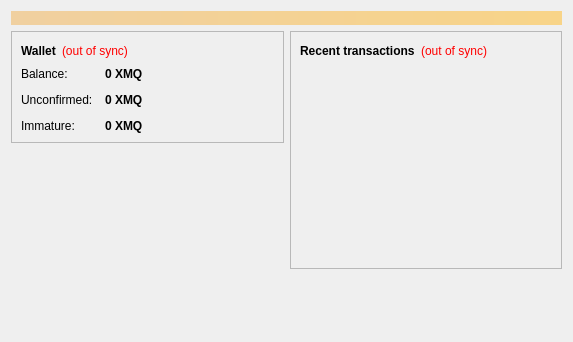
<?xml version="1.0" encoding="UTF-8"?>
<ui version="4.0">
 <class>OverviewPage</class>
 <widget class="QWidget" name="OverviewPage">
  <property name="geometry">
   <rect>
    <x>0</x>
    <y>0</y>
    <width>573</width>
    <height>342</height>
   </rect>
  </property>
  <property name="windowTitle">
   <string>Form</string>
  </property>
  <layout class="QVBoxLayout" name="topLayout">
   <item>
    <widget class="QLabel" name="labelAlerts">
     <property name="visible">
      <bool>false</bool>
     </property>
     <property name="styleSheet">
      <string notr="true">background-color: qlineargradient(x1: 0, y1: 0, x2: 1, y2: 0, stop:0 #F0D0A0, stop:1 #F8D488); color:#000000;</string>
     </property>
     <property name="wordWrap">
      <bool>true</bool>
     </property>
     <property name="margin">
      <number>3</number>
     </property>
    </widget>
   </item>
   <item>
    <layout class="QHBoxLayout" name="horizontalLayout" stretch="1,1">
     <item>
      <layout class="QVBoxLayout" name="verticalLayout_2">
       <item>
        <widget class="QFrame" name="frame">
         <property name="frameShape">
          <enum>QFrame::StyledPanel</enum>
         </property>
         <property name="frameShadow">
          <enum>QFrame::Raised</enum>
         </property>
         <layout class="QVBoxLayout" name="verticalLayout_4">
          <item>
           <layout class="QHBoxLayout" name="horizontalLayout_4">
            <item>
             <widget class="QLabel" name="label_5">
              <property name="font">
               <font>
                <weight>75</weight>
                <bold>true</bold>
               </font>
              </property>
              <property name="text">
               <string>Wallet</string>
              </property>
             </widget>
            </item>
            <item>
             <widget class="QLabel" name="labelWalletStatus">
              <property name="toolTip">
               <string>The displayed information may be out of date. Your wallet automatically synchronizes with the Marketcoin network after a connection is established, but this process has not completed yet.</string>
              </property>
              <property name="styleSheet">
               <string notr="true">QLabel { color: red; }</string>
              </property>
              <property name="text">
               <string notr="true">(out of sync)</string>
              </property>
              <property name="alignment">
               <set>Qt::AlignLeading|Qt::AlignLeft|Qt::AlignVCenter</set>
              </property>
             </widget>
            </item>
            <item>
             <spacer name="horizontalSpacer_2">
              <property name="orientation">
               <enum>Qt::Horizontal</enum>
              </property>
              <property name="sizeHint" stdset="0">
               <size>
                <width>40</width>
                <height>20</height>
               </size>
              </property>
             </spacer>
            </item>
           </layout>
          </item>
          <item>
           <layout class="QFormLayout" name="formLayout_2">
            <property name="fieldGrowthPolicy">
             <enum>QFormLayout::AllNonFixedFieldsGrow</enum>
            </property>
            <property name="horizontalSpacing">
             <number>12</number>
            </property>
            <property name="verticalSpacing">
             <number>12</number>
            </property>
            <item row="0" column="0">
             <widget class="QLabel" name="label">
              <property name="text">
               <string>Balance:</string>
              </property>
             </widget>
            </item>
            <item row="0" column="1">
             <widget class="QLabel" name="labelBalance">
              <property name="font">
               <font>
                <weight>75</weight>
                <bold>true</bold>
               </font>
              </property>
              <property name="cursor">
               <cursorShape>IBeamCursor</cursorShape>
              </property>
              <property name="toolTip">
               <string>Your current balance</string>
              </property>
              <property name="text">
               <string notr="true">0 XMQ</string>
              </property>
              <property name="textInteractionFlags">
               <set>Qt::LinksAccessibleByMouse|Qt::TextSelectableByKeyboard|Qt::TextSelectableByMouse</set>
              </property>
             </widget>
            </item>
            <item row="1" column="0">
             <widget class="QLabel" name="label_3">
              <property name="text">
               <string>Unconfirmed:</string>
              </property>
             </widget>
            </item>
            <item row="1" column="1">
             <widget class="QLabel" name="labelUnconfirmed">
              <property name="font">
               <font>
                <weight>75</weight>
                <bold>true</bold>
               </font>
              </property>
              <property name="cursor">
               <cursorShape>IBeamCursor</cursorShape>
              </property>
              <property name="toolTip">
               <string>Total of transactions that have yet to be confirmed, and do not yet count toward the current balance</string>
              </property>
              <property name="text">
               <string notr="true">0 XMQ</string>
              </property>
              <property name="textInteractionFlags">
               <set>Qt::LinksAccessibleByMouse|Qt::TextSelectableByKeyboard|Qt::TextSelectableByMouse</set>
              </property>
             </widget>
            </item>
            <item row="2" column="0">
             <widget class="QLabel" name="labelImmatureText">
              <property name="text">
               <string>Immature:</string>
              </property>
             </widget>
            </item>
            <item row="2" column="1">
             <widget class="QLabel" name="labelImmature">
              <property name="font">
               <font>
                <weight>75</weight>
                <bold>true</bold>
               </font>
              </property>
              <property name="toolTip">
               <string>Mined balance that has not yet matured</string>
              </property>
              <property name="text">
               <string notr="true">0 XMQ</string>
              </property>
              <property name="textInteractionFlags">
               <set>Qt::LinksAccessibleByMouse|Qt::TextSelectableByKeyboard|Qt::TextSelectableByMouse</set>
              </property>
             </widget>
            </item>
           </layout>
          </item>
         </layout>
        </widget>
       </item>
       <item>
        <spacer name="verticalSpacer">
         <property name="orientation">
          <enum>Qt::Vertical</enum>
         </property>
         <property name="sizeHint" stdset="0">
          <size>
           <width>20</width>
           <height>40</height>
          </size>
         </property>
        </spacer>
       </item>
      </layout>
     </item>
     <item>
      <layout class="QVBoxLayout" name="verticalLayout_3">
       <item>
        <widget class="QFrame" name="frame_2">
         <property name="frameShape">
          <enum>QFrame::StyledPanel</enum>
         </property>
         <property name="frameShadow">
          <enum>QFrame::Raised</enum>
         </property>
         <layout class="QVBoxLayout" name="verticalLayout">
          <item>
           <layout class="QHBoxLayout" name="horizontalLayout_2">
            <item>
             <widget class="QLabel" name="label_4">
              <property name="text">
               <string>&lt;b&gt;Recent transactions&lt;/b&gt;</string>
              </property>
             </widget>
            </item>
            <item>
             <widget class="QLabel" name="labelTransactionsStatus">
              <property name="toolTip">
               <string>The displayed information may be out of date. Your wallet automatically synchronizes with the Marketcoin network after a connection is established, but this process has not completed yet.</string>
              </property>
              <property name="styleSheet">
               <string notr="true">QLabel { color: red; }</string>
              </property>
              <property name="text">
               <string notr="true">(out of sync)</string>
              </property>
              <property name="alignment">
               <set>Qt::AlignRight|Qt::AlignTrailing|Qt::AlignVCenter</set>
              </property>
             </widget>
            </item>
            <item>
             <spacer name="horizontalSpacer">
              <property name="orientation">
               <enum>Qt::Horizontal</enum>
              </property>
              <property name="sizeHint" stdset="0">
               <size>
                <width>40</width>
                <height>20</height>
               </size>
              </property>
             </spacer>
            </item>
           </layout>
          </item>
          <item>
           <widget class="QListView" name="listTransactions">
            <property name="styleSheet">
             <string notr="true">QListView { background: transparent; }</string>
            </property>
            <property name="frameShape">
             <enum>QFrame::NoFrame</enum>
            </property>
            <property name="verticalScrollBarPolicy">
             <enum>Qt::ScrollBarAlwaysOff</enum>
            </property>
            <property name="horizontalScrollBarPolicy">
             <enum>Qt::ScrollBarAlwaysOff</enum>
            </property>
            <property name="selectionMode">
             <enum>QAbstractItemView::NoSelection</enum>
            </property>
           </widget>
          </item>
         </layout>
        </widget>
       </item>
       <item>
        <spacer name="verticalSpacer_2">
         <property name="orientation">
          <enum>Qt::Vertical</enum>
         </property>
         <property name="sizeHint" stdset="0">
          <size>
           <width>20</width>
           <height>40</height>
          </size>
         </property>
        </spacer>
       </item>
      </layout>
     </item>
    </layout>
   </item>
  </layout>
 </widget>
 <resources/>
 <connections/>
</ui>
